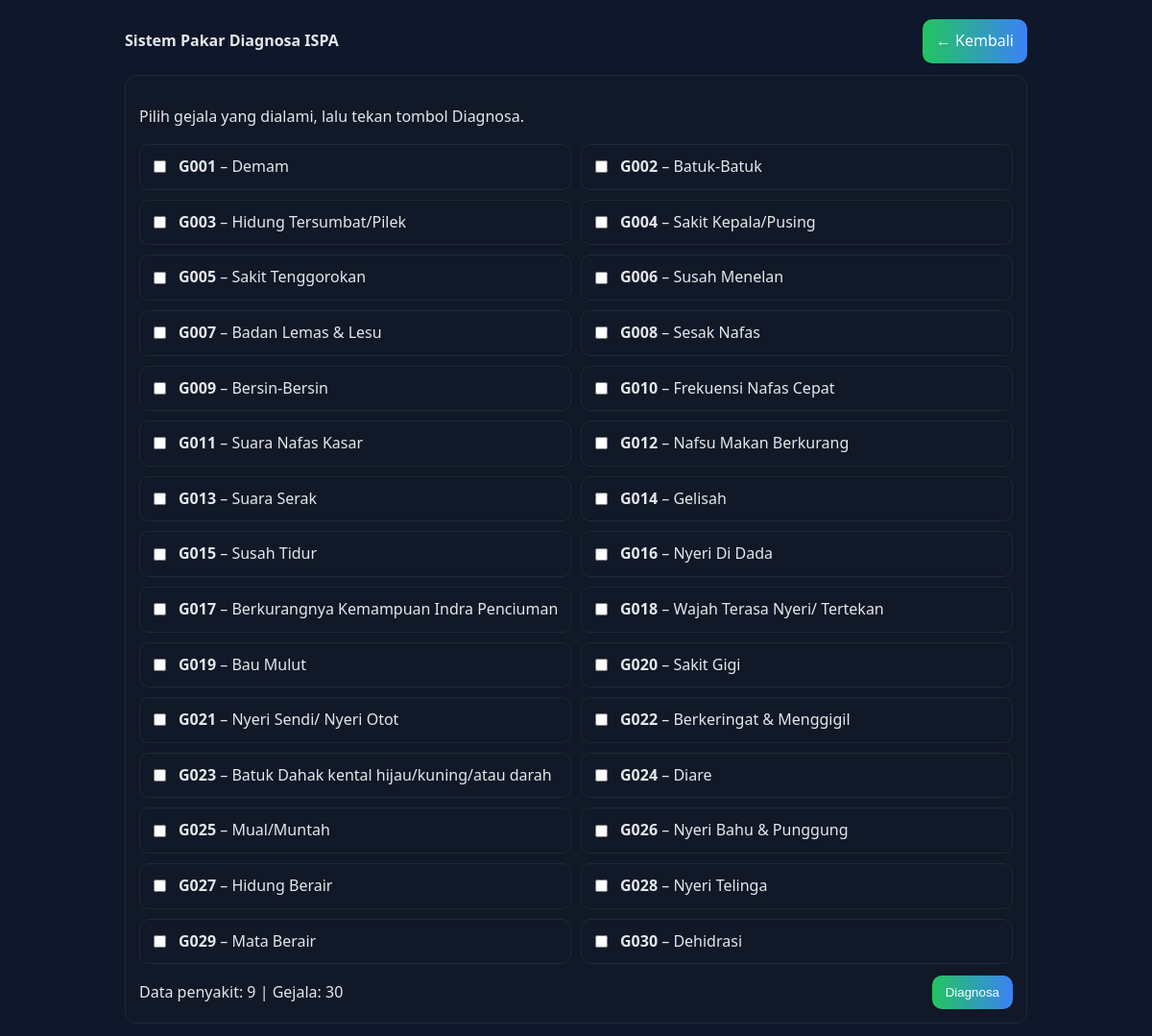
The page / on the database its author committed.
### tables this page shows
CREATE TABLE IF NOT EXISTS symptoms (
  code VARCHAR(10) PRIMARY KEY,
  name VARCHAR(200) NOT NULL
);

### config.php (called while the page is built, shortened)
<?php
function db() {
  static $pdo = null;
  if ($pdo) return $pdo;
  $dsn = 'mysql:host=' . DB_HOST . ';dbname=' . DB_NAME . ';charset=utf8mb4';
  try {
    $pdo = new PDO($dsn, DB_USER, DB_PASS, [
      PDO::ATTR_ERRMODE => PDO::ERRMODE_EXCEPTION,
      PDO::ATTR_DEFAULT_FETCH_MODE => PDO::FETCH_ASSOC,
    ]);
  } catch (Exception $e) {
    http_response_code(500);
    echo '<h2>Gagal konek database</h2><p>' . htmlspecialchars($e->getMessage()) . '</p>';
    exit;
  }
  return $pdo;
}
function getAll($sql, $params = []) {
  $stmt = db()->prepare($sql);
  $stmt->execute($params);
  return $stmt->fetchAll();
}
function getMapBy($sql, $key, $val, $params = []) {
  $rows = getAll($sql, $params);
  $map = [];
  foreach ($rows as $r) { $map[$r[$key]] = $r[$val]; }
  return $map;
}
?>

### index.php (the view, shortened to what this page needs)
<?php require __DIR__ . '/config.php';
$symptoms = getAll('SELECT code, name FROM symptoms ORDER BY code');
$diseases  = getMapBy('SELECT code, name FROM diseases', 'code', 'name');
?>
<!DOCTYPE html>
<html lang="id">
<head>
  <link rel="stylesheet" href="style.css">
</head>
<body>
  <div class="container">
    <div class="header">
      <div class="title">Sistem Pakar Diagnosa ISPA</div>
      <a class="btn btn-primary" href="#" onclick="history.back(); return false;">&larr; Kembali</a>
    </div>
    <div class="card" style="padding:14px">
      <p>Pilih gejala yang dialami, lalu tekan tombol Diagnosa.</p>
      <form method="post" action="diagnose.php">
        <div class="grid">
          <?php foreach ($symptoms as $s): ?>
          <label class="symptom">
            <input type="checkbox" name="symptoms[]" value="<?= htmlspecialchars($s['code']) ?>">
            <span><strong><?= htmlspecialchars($s['code']) ?></strong> – <?= htmlspecialchars($s['name']) ?></span>
          </label>
          <?php endforeach; ?>
        </div>
        <div class="footer">
          <span class="muted">Data penyakit: <?= count($diseases) ?> | Gejala: <?= count($symptoms) ?></span>
          <button type="submit" class="btn btn-primary">Diagnosa</button>
        </div>
      </form>
    </div>
  </div>
</body>
</html>

### style.css (style rules this page uses)
:root { --bg: #0f172a; --surface: #111827; --text: #e5e7eb; --muted: #94a3b8; --primary: #22c55e; --primary2: #3b82f6; --border: #1f2937; --secondary: #ef4444; --secondary2: #f43f5e; }
* { box-sizing: border-box; }
body { margin: 0; background: var(--bg); color: var(--text); font: 500 16px/1.6 system-ui, Segoe UI, Roboto; }
.container { max-width: 980px; margin: 0 auto; padding: 20px; }
.card { background: var(--surface); border: 1px solid var(--border); border-radius: 12px; padding: 16px 20px; }
.btn { border: 1px solid var(--border); background: var(--surface); color: var(--text); padding: 10px 14px; border-radius: 10px; cursor: pointer; text-decoration: none; display: inline-block; transition: transform .18s ease, box-shadow .18s ease, background-color .18s ease, filter .18s ease; }
.btn-primary { background-image: linear-gradient(90deg, var(--primary), var(--primary2)); color: #fff; border: none; }
.grid { display: grid; grid-template-columns: repeat(1, 1fr); gap: 10px; }
@media (min-width: 720px) { .grid { grid-template-columns: repeat(2, 1fr); } }
.symptom { display: flex; align-items: center; gap: 10px; padding: 10px; border: 1px solid var(--border); border-radius: 10px; }
.header { display: flex; align-items: center; justify-content: space-between; margin-bottom: 12px; }
.title { font-weight: 800; }
.footer { margin-top: 12px; display: flex; justify-content: space-between; align-items: center; }

### rows shown on the page
symptoms: code "G001", name "Demam"
symptoms: code "G002", name "Batuk-Batuk"
symptoms: code "G003", name "Hidung Tersumbat/Pilek"
symptoms: code "G004", name "Sakit Kepala/Pusing"
symptoms: code "G005", name "Sakit Tenggorokan"
symptoms: code "G006", name "Susah Menelan"
symptoms: code "G007", name "Badan Lemas & Lesu"
symptoms: code "G008", name "Sesak Nafas"
symptoms: code "G009", name "Bersin-Bersin"
symptoms: code "G010", name "Frekuensi Nafas Cepat"
symptoms: code "G011", name "Suara Nafas Kasar"
symptoms: code "G012", name "Nafsu Makan Berkurang"
symptoms: code "G013", name "Suara Serak"
symptoms: code "G014", name "Gelisah"
symptoms: code "G015", name "Susah Tidur"
symptoms: code "G016", name "Nyeri Di Dada"
symptoms: code "G017", name "Berkurangnya Kemampuan Indra Penciuman"
symptoms: code "G018", name "Wajah Terasa Nyeri/ Tertekan"
symptoms: code "G019", name "Bau Mulut"
symptoms: code "G020", name "Sakit Gigi"
symptoms: code "G021", name "Nyeri Sendi/ Nyeri Otot"
symptoms: code "G022", name "Berkeringat & Menggigil"
symptoms: code "G023", name "Batuk Dahak kental hijau/kuning/atau darah"
symptoms: code "G024", name "Diare"
symptoms: code "G025", name "Mual/Muntah"
symptoms: code "G026", name "Nyeri Bahu & Punggung"
symptoms: code "G027", name "Hidung Berair"
symptoms: code "G028", name "Nyeri Telinga"
symptoms: code "G029", name "Mata Berair"
symptoms: code "G030", name "Dehidrasi"

### other values the page prints
count($diseases) "9"
count($symptoms) "30"
